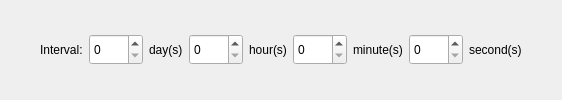
            <widget class="QWidget" name="page_2">
             <layout class="QHBoxLayout" name="horizontalLayout_26">
              <property name="leftMargin">
               <number>0</number>
              </property>
              <property name="topMargin">
               <number>0</number>
              </property>
              <property name="rightMargin">
               <number>0</number>
              </property>
              <property name="bottomMargin">
               <number>0</number>
              </property>
              <item>
               <spacer name="horizontalSpacer_31">
                <property name="orientation">
                 <enum>Qt::Horizontal</enum>
                </property>
                <property name="sizeHint" stdset="0">
                 <size>
                  <width>40</width>
                  <height>20</height>
                 </size>
                </property>
               </spacer>
              </item>
              <item>
               <widget class="QLabel" name="label_13">
                <property name="text">
                 <string>Interval:</string>
                </property>
               </widget>
              </item>
              <item>
               <widget class="QSpinBox" name="days_spinBox">
                <property name="minimumSize">
                 <size>
                  <width>40</width>
                  <height>31</height>
                 </size>
                </property>
                <property name="maximum">
                 <number>9999</number>
                </property>
               </widget>
              </item>
              <item>
               <widget class="QLabel" name="label_6">
                <property name="text">
                 <string>day(s)</string>
                </property>
               </widget>
              </item>
              <item>
               <widget class="QSpinBox" name="hours_spinBox">
                <property name="minimumSize">
                 <size>
                  <width>40</width>
                  <height>31</height>
                 </size>
                </property>
                <property name="maximum">
                 <number>9999</number>
                </property>
               </widget>
              </item>
              <item>
               <widget class="QLabel" name="label_8">
                <property name="text">
                 <string>hour(s)</string>
                </property>
               </widget>
              </item>
              <item>
               <widget class="QSpinBox" name="minutes_spinBox">
                <property name="minimumSize">
                 <size>
                  <width>40</width>
                  <height>31</height>
                 </size>
                </property>
                <property name="maximum">
                 <number>9999</number>
                </property>
               </widget>
              </item>
              <item>
               <widget class="QLabel" name="label_9">
                <property name="text">
                 <string>minute(s)</string>
                </property>
               </widget>
              </item>
              <item>
               <widget class="QSpinBox" name="seconds_spinBox">
                <property name="minimumSize">
                 <size>
                  <width>40</width>
                  <height>31</height>
                 </size>
                </property>
                <property name="maximum">
                 <number>9999</number>
                </property>
               </widget>
              </item>
              <item>
               <widget class="QLabel" name="label_10">
                <property name="text">
                 <string>second(s)</string>
                </property>
               </widget>
              </item>
              <item>
               <spacer name="horizontalSpacer_32">
                <property name="orientation">
                 <enum>Qt::Horizontal</enum>
                </property>
                <property name="sizeHint" stdset="0">
                 <size>
                  <width>40</width>
                  <height>20</height>
                 </size>
                </property>
               </spacer>
              </item>
             </layout>
            </widget>
